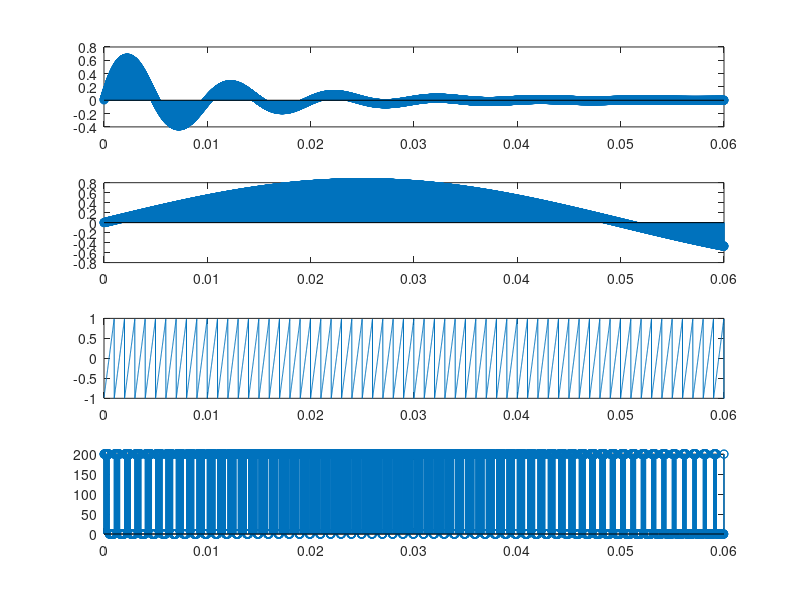

MATLAB code for this plot:
close all; clear all; clc;

% RESPOSTA AO IMPULSO

A_h = 0.8;                        % Amplitude h[n] = 0.8V
A_cc = 200;                       % Amplitude fonte CC = 200V
A_st_vpp = 2;                    % Amplitude Vpp do dente de serra

To_h = 0.01;                      % Período da função h[n]=10ms
To_st = 0.001;                    % Período do sinal de serra
To_pwm = To_st;                     % Período do PWM = 1ms

Ts = To_st/100;                 % Período de amostragem 100x menor = 10us
NC_h = 6;                          % Número de cíclos h[n] amostrados

f_h = 1/To_h;                       % Frequência h[n] = 100Hz
f_st = 1/To_st;                 % Frequência Dente de serra = 1KHz
f_pwm = f_st;                   % Frequência PWM = 1KHz


f_s = 10;                        % Frequência da portadora = 10Hz
A_s = 0.8;                      % Amplitude da portadora senoidal

NA = To_st/Ts;                   % Numero de amostras por ciclo PWM: 100
NC_st = (To_h/To_st) * NC_h;     % Numero de ciclos dente de serra contidos em 6 ciclos de h[n] = 60
NT = NC_st*NA;                   % 6 ciclos de h[n] ou 60 ciclos de dente de serra: 6000 pontos
TT = NT*Ts;                      % Tempo total do gráfico: 6000*10us = 60ms

t = 0:Ts:TT;                    % Vetor de tempo
nq = 0;                          % ?
D = 0;                           % PWM Duty Cycle

% Inicialização dos vetores
h=zeros(1, NT+1);
s=zeros(1, NT+1);
st=zeros(1, NT+1);
x=zeros(1, NT+1);
y=zeros(1, NT+1);

%Simulação
for n=1:NT+1
  h(n) = A_h.*sin(2*pi.*f_h.*(Ts*n)).*e.^(-100*(Ts*n));
  s(n) = A_s.*sin(2*pi.*f_s.*(Ts*n));
  % Geração do PWM:
  nq = nq+1;
  if nq>NA
    st(n) = 0;
  endif
  if nq == NA
    nq = 0;
  endif
  st(n) = nq*(A_st_vpp/100)-(A_st_vpp/2);
  if s(n) > st(n)
    pwm(n) = A_cc;
  else
    pwm(n) = 0;
  endif
end

%% Geração dos gráficos
subplot(411)
stem(t, h);
subplot(412)
stem(t, s);
subplot(413)
plot(t, st);
subplot(414)
stem(t, pwm);
